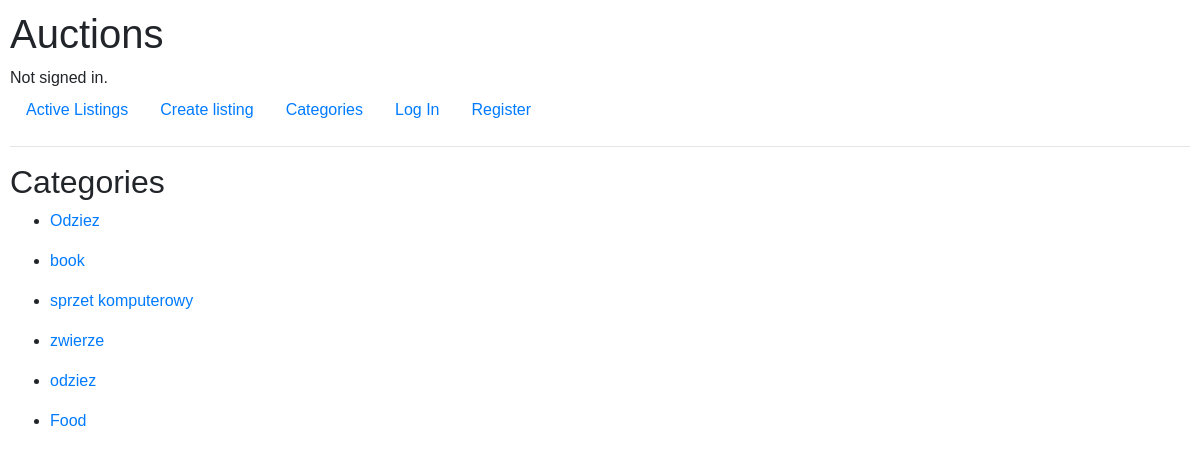
Before: /category with the older database file.
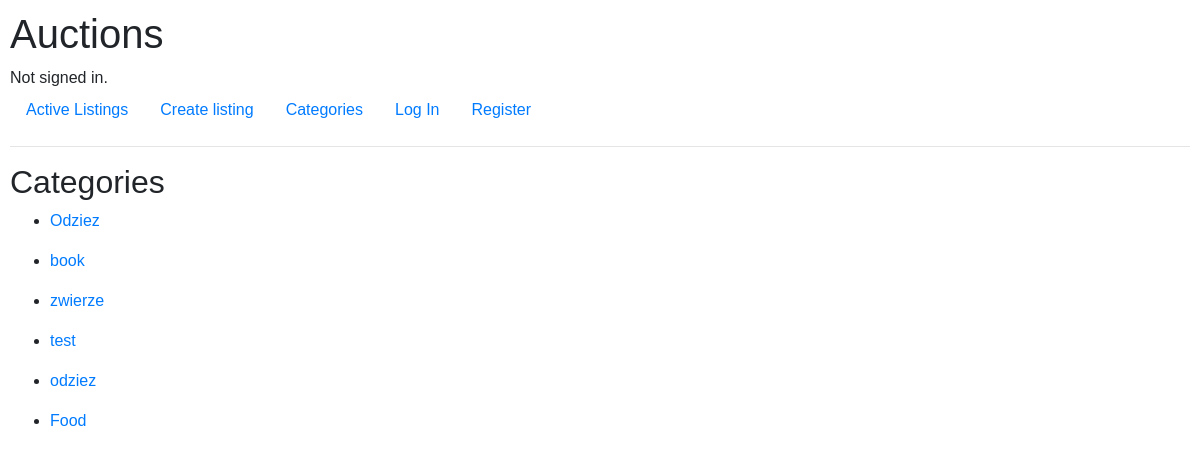
After: the same page with the newer database file.
### auctions/models.py (models this page shows, shortened)
class Auction_listing(models.Model):
    user = models.ForeignKey(User, on_delete=models.CASCADE, related_name="listings")
    is_active = models.BooleanField()
    listing_desc = models.CharField(max_length=1000)
    initial_bid = models.FloatField()
    current_bid = models.FloatField()
    creation_date = models.DateTimeField()
    listing_img = models.CharField(max_length=10000, blank=True)
    listing_title = models.CharField(max_length=150)
    listing_category = models.CharField(max_length=150, blank=True)

### auctions/views.py (the view)
# urls.py: path("category", views.category, name="category"),
def category(request):
    if request.method == "GET":
        categories = set(listing.listing_category for listing in Auction_listing.objects.filter(is_active=True) if listing.listing_category)
        return render(request, "auctions/category.html", {
            "categories": categories
        })

### auctions/templates/auctions/category.html
{% extends "auctions/layout.html" %}
{% block body%}
  <h2>Categories</h2>
  {% for category in categories%}
    <ul>
      <li>
        <a href="{% url 'category_listing' category %}">{{ category }}</a>
      </li>
    </ul>
  {% endfor %}
{% endblock %}

Changed rows visible on the page:
no longer on this page (row edited): Auction_listing: categories "sprzet komputerowy"
now on this page (row edited): Auction_listing: categories "test"
